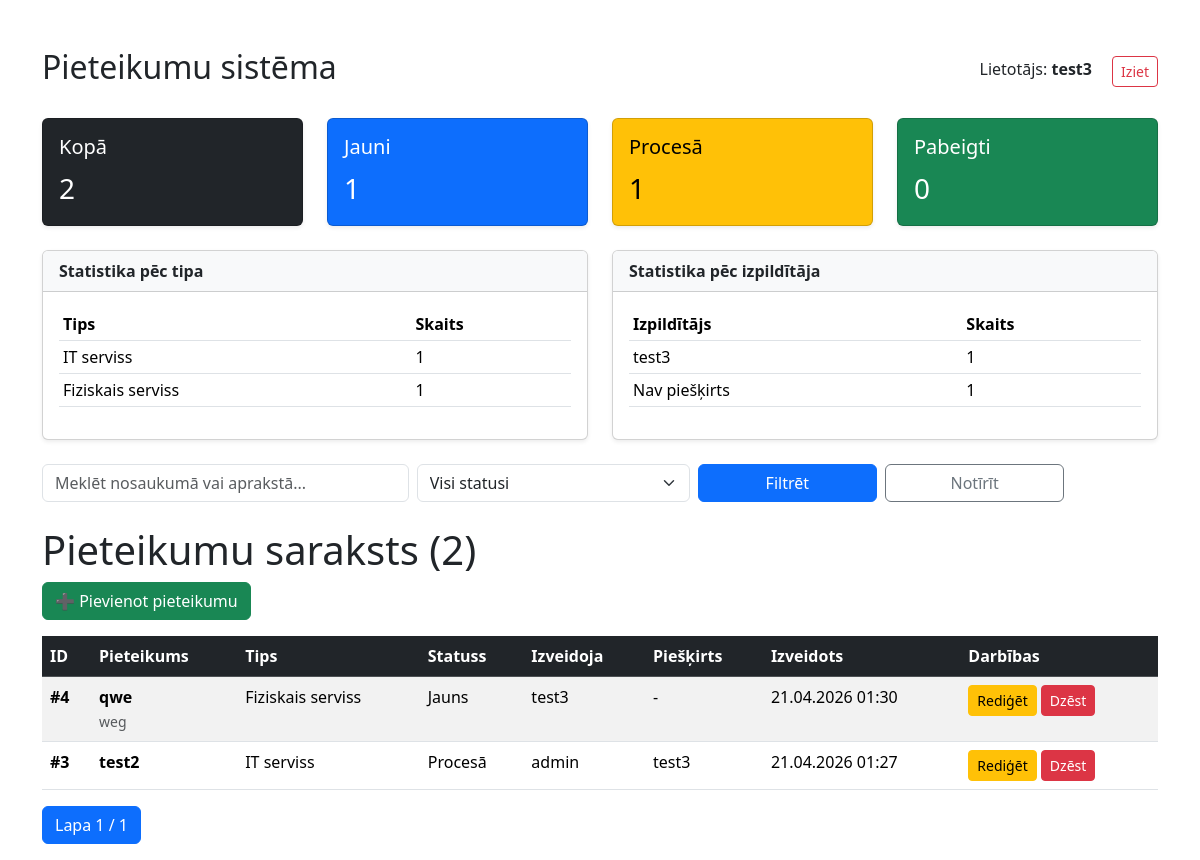
Screenshot of / (signed in) with the database file from the repository.
### pieteikumi/models.py (models this page shows, shortened)
class PieteikumaTips(models.Model):
    nosaukums = models.CharField(max_length=100, unique=True)

class Pieteikums(models.Model):
    nosaukums = models.CharField(max_length=200)
    apraksts = models.TextField(blank=True)
    statuss = models.ForeignKey(Statuss, on_delete=models.PROTECT)
    lietotajs = models.ForeignKey(User, on_delete=models.CASCADE, related_name='created_tickets')
    assigned_to = models.ForeignKey(
        User,
        on_delete=models.SET_NULL,
        null=True,
        blank=True,
        related_name='assigned_tickets'
    )
    tips = models.ForeignKey(PieteikumaTips, on_delete=models.PROTECT)
    izveidots = models.DateTimeField(auto_now_add=True)

class Statuss(models.Model):
    nosaukums = models.CharField(max_length=50, unique=True)

### pieteikumi/views.py (the view)
# urls.py: path('', views.pieteikumu_saraksts, name='saraksts'),
@login_required
def pieteikumu_saraksts(request):
    q = request.GET.get('q', '').strip()
    status = request.GET.get('status', '').strip()
    if request.user.is_staff:
        qs = Pieteikums.objects.all()
    else:
        qs = Pieteikums.objects.filter(
            Q(lietotajs=request.user) | Q(assigned_to=request.user)
        ).distinct()
    if q:
        qs = qs.filter(
            Q(nosaukums__icontains=q) |
            Q(apraksts__icontains=q)
        )
    if status:
        qs = qs.filter(statuss__nosaukums=status)
    qs = qs.order_by('-id')
    all_visible = Pieteikums.objects.all() if request.user.is_staff else Pieteikums.objects.filter(
        Q(lietotajs=request.user) | Q(assigned_to=request.user)
    ).distinct()
    total_count = all_visible.count()
    new_count = all_visible.filter(statuss__nosaukums='Jauns').count()
    in_progress_count = all_visible.filter(statuss__nosaukums='Procesā').count()
    done_count = all_visible.filter(statuss__nosaukums='Pabeigts').count()
    stats_by_type = all_visible.values('tips__nosaukums').annotate(total=Count('id')).order_by('-total')
    stats_by_assigned = all_visible.values('assigned_to__username').annotate(total=Count('id')).order_by('-total')
    paginator = Paginator(qs, 5)
    page_number = request.GET.get('page')
    page_obj = paginator.get_page(page_number)
    context = {
        'pieteikumi': page_obj,
        'page_obj': page_obj,
        'q': q,
        'status': status,
        'statusi': Statuss.objects.all(),
        'total_count': total_count,
        'new_count': new_count,
        'in_progress_count': in_progress_count,
        'done_count': done_count,
        'stats_by_type': stats_by_type,
        'stats_by_assigned': stats_by_assigned,
    }
    return render(request, 'pieteikumi/saraksts.html', context)

### templates/pieteikumi/saraksts.html (shortened to what this page needs)
<!DOCTYPE html>
<html>
<head>
    <link href="https://cdn.jsdelivr.net/npm/bootstrap@5.3.3/dist/css/bootstrap.min.css" rel="stylesheet">
</head>
<body class="container mt-5">
    <div class="d-flex justify-content-between align-items-center mb-4">
        <h2>Pieteikumu sistēma</h2>
        <div>
            <span class="me-3">Lietotājs: <strong>{{ request.user.username }}</strong></span>
            <form method="post" action="{% url 'logout' %}" style="display:inline;">
                <button type="submit" class="btn btn-outline-danger btn-sm">Iziet</button>
            </form>
        </div>
    </div>
    <div class="row mb-4">
        <div class="col-md-3">
            <div class="card text-bg-dark shadow-sm">
                <div class="card-body">
                    <h5 class="card-title">Kopā</h5>
                    <p class="card-text fs-3">{{ total_count }}</p>
                </div>
            </div>
        </div>
        <div class="col-md-3">
            <div class="card text-bg-primary shadow-sm">
                <div class="card-body">
                    <h5 class="card-title">Jauni</h5>
                    <p class="card-text fs-3">{{ new_count }}</p>
                </div>
            </div>
        </div>
        <div class="col-md-3">
            <div class="card text-bg-warning shadow-sm">
                <div class="card-body">
                    <h5 class="card-title">Procesā</h5>
                    <p class="card-text fs-3">{{ in_progress_count }}</p>
                </div>
            </div>
        </div>
        <div class="col-md-3">
            <div class="card text-bg-success shadow-sm">
                <div class="card-body">
                    <h5 class="card-title">Pabeigti</h5>
                    <p class="card-text fs-3">{{ done_count }}</p>
                </div>
            </div>
        </div>
    </div>
    <div class="row mb-4">
        <div class="col-md-6">
            <div class="card shadow-sm">
                <div class="card-header bg-light">
                    <strong>Statistika pēc tipa</strong>
                </div>
                <div class="card-body">
                    {% if stats_by_type %}
                        <table class="table table-sm">
                            <thead>
                                <tr>
                                    <th>Tips</th>
                                    <th>Skaits</th>
                                </tr>
                            </thead>
                            <tbody>
                                {% for item in stats_by_type %}
                                <tr>
                                    <td>{{ item.tips__nosaukums }}</td>
                                    <td>{{ item.total }}</td>
                                </tr>
                                {% endfor %}
                            </tbody>
                        </table>
                    {% else %}
                        <p class="text-muted mb-0">Nav datu.</p>
                    {% endif %}
                </div>
            </div>
        </div>
        <div class="col-md-6">
            <div class="card shadow-sm">
                <div class="card-header bg-light">
                    <strong>Statistika pēc izpildītāja</strong>
                </div>
                <div class="card-body">
                    {% if stats_by_assigned %}
                        <table class="table table-sm">
                            <thead>
                                <tr>
                                    <th>Izpildītājs</th>
                                    <th>Skaits</th>
                                </tr>
                            </thead>
                            <tbody>
                                {% for item in stats_by_assigned %}
                                <tr>
                                    <td>
                                        {% if item.assigned_to__username %}
                                            {{ item.assigned_to__username }}
                                        {% else %}
                                            Nav piešķirts
                                        {% endif %}
                                    </td>
                                    <td>{{ item.total }}</td>
                                </tr>
                                {% endfor %}
                            </tbody>
                        </table>
                    {% else %}
                        <p class="text-muted mb-0">Nav datu.</p>
                    {% endif %}
                </div>
            </div>
        </div>
    </div>
    <form method="get" class="mb-4">
        <div class="row g-2">
            <div class="col-md-4">
                <input type="text" name="q" class="form-control"
                       placeholder="Meklēt nosaukumā vai aprakstā..."
                       value="{{ q }}">
            </div>
            <div class="col-md-3">
                <select name="status" class="form-select">
                    <option value="">Visi statusi</option>
                </select>
            </div>
            <div class="col-md-2">
                <button type="submit" class="btn btn-primary w-100">Filtrēt</button>
            </div>
            <div class="col-md-2">
                <a href="/" class="btn btn-outline-secondary w-100">Notīrīt</a>
            </div>
        </div>
    </form>
    <h1>Pieteikumu saraksts ({{ page_obj.paginator.count }})</h1>
    <a href="/jauns/" class="btn btn-success mb-3">➕ Pievienot pieteikumu</a>
    {% if pieteikumi %}
    <table class="table table-striped table-hover">
        <thead class="table-dark">
            <tr>
                <th>ID</th>
                <th>Pieteikums</th>
                <th>Tips</th>
                <th>Statuss</th>
                <th>Izveidoja</th>
                <th>Piešķirts</th>
                <th>Izveidots</th>
                <th>Darbības</th>
            </tr>
        </thead>
        <tbody>
        {% for p in pieteikumi %}
            <tr>
                <td><strong>#{{ p.id }}</strong></td>
                <td>
                    <strong>{{ p.nosaukums }}</strong><br>
                    <small class="text-muted">{{ p.apraksts|truncatewords:12 }}</small>
                </td>
                <td>{{ p.tips.nosaukums }}</td>
                <td>{{ p.statuss.nosaukums }}</td>
                <td>{{ p.lietotajs.username }}</td>
                <td>
                    {% if p.assigned_to %}
                        {{ p.assigned_to.username }}
                    {% else %}
                        -
                    {% endif %}
                </td>
                <td>{{ p.izveidots|date:"d.m.Y H:i" }}</td>
                <td>
                    <a href="/rediget/{{ p.id }}/" class="btn btn-sm btn-warning">Rediģēt</a>
                    <a href="/dzest/{{ p.id }}/" class="btn btn-sm btn-danger">Dzēst</a>
                </td>
            </tr>
        {% endfor %}
        </tbody>
    </table>
    <nav>
        <ul class="pagination">
            <li class="page-item active">
                <span class="page-link">Lapa {{ page_obj.number }} / {{ page_obj.paginator.num_pages }}</span>
            </li>
        </ul>
    </nav>
    {% else %}
        <div class="alert alert-info">
            Nav atrasts neviens pieteikums. <a href="/jauns/">Pievienojiet pirmo!</a>
        </div>
    {% endif %}
</body>
</html>

### rows the page displays
PieteikumaTips: tips__nosaukums "IT serviss", total "1"
PieteikumaTips: tips__nosaukums "Fiziskais serviss", total "1"
Pieteikums: id "4", nosaukums "qwe", apraksts "weg", tips.nosaukums "Fiziskais serviss", statuss.nosaukums "Jauns", lietotajs.username "test3", izveidots "21.04.2026 01:30"
Pieteikums: id "3", nosaukums "test2", tips.nosaukums "IT serviss", statuss.nosaukums "Procesā", lietotajs.username "admin", assigned_to.username "test3", izveidots "21.04.2026 01:27"

### other values shown
{{ request.user.username }} "test3"
{{ total_count }} "2"
{{ new_count }} "1"
{{ in_progress_count }} "1"
{{ done_count }} "0"
{{ item.assigned_to__username }} "test3"
{{ item.total }} "1" "1"
{{ page_obj.paginator.count }} "2"
{{ page_obj.number }} "1"
{{ page_obj.paginator.num_pages }} "1"
